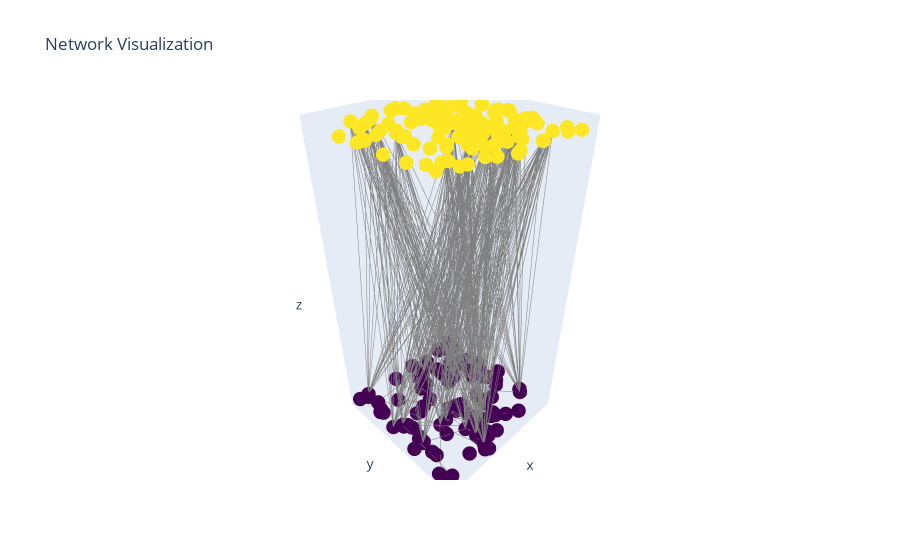

Here is the notebook cell this chart was saved with:
### Code cell
Visualize(G).show_graph(edge_visibility_threshold = 0.2)

### Figure 1 — Plotly figure (JSON) as saved in the notebook; plotly's stock layout.template omitted (floating-point values rounded to 4 significant figures; data arrays with more than 128 entries replaced by an {"elided": "..."} marker saying what was removed)
{"data": [{"hoverinfo": "none", "line": {"color": "grey", "width": 1}, "mode": "lines", "type": "scatter3d", "x": {"elided": "1347 float values"}, "y": {"elided": "1347 float values"}, "z": {"elided": "1347 int values"}}, {"marker": {"color": {"elided": "200 int values"}, "colorscale": [[0, "#440154"], [0.1111, "#482878"], [0.2222, "#3e4989"], [0.3333, "#31688e"], [0.4444, "#26828e"], [0.5556, "#1f9e89"], [0.6667, "#35b779"], [0.7778, "#6ece58"], [0.8889, "#b5de2b"], [1, "#fde725"]], "size": 5}, "mode": "markers", "text": {"elided": "200 str values"}, "type": "scatter3d", "x": {"elided": "200 float values"}, "y": {"elided": "200 float values"}, "z": {"elided": "200 int values"}}], "layout": {"scene": {"xaxis": {"showgrid": false, "showticklabels": false, "zeroline": false}, "yaxis": {"showgrid": false, "showticklabels": false, "zeroline": false}, "zaxis": {"showgrid": false, "showticklabels": false, "zeroline": false}}, "showlegend": false, "title": {"text": "Network Visualization"}}}
